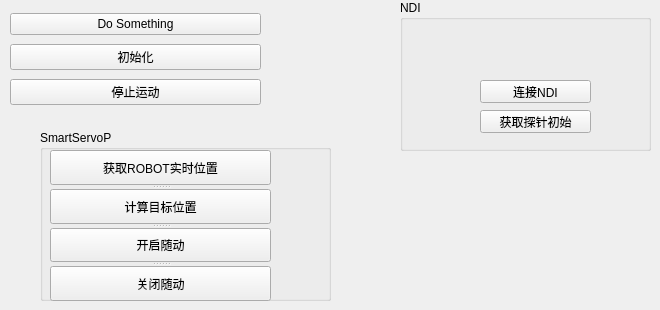
     <widget class="QWidget" name="tab">
      <attribute name="title">
       <string>初始化</string>
      </attribute>
      <widget class="QWidget" name="layoutWidget">
       <property name="geometry">
        <rect>
         <x>10</x>
         <y>10</y>
         <width>251</width>
         <height>100</height>
        </rect>
       </property>
       <layout class="QVBoxLayout" name="verticalLayout_2">
        <item>
         <widget class="QPushButton" name="buttonPerformImageProcessing">
          <property name="toolTip">
           <string>Do image processing</string>
          </property>
          <property name="text">
           <string>Do Something</string>
          </property>
         </widget>
        </item>
        <item>
         <widget class="QPushButton" name="pushButton_initDiana">
          <property name="text">
           <string>初始化</string>
          </property>
         </widget>
        </item>
        <item>
         <widget class="QPushButton" name="pushButton_stopDiana">
          <property name="text">
           <string>停止运动</string>
          </property>
         </widget>
        </item>
       </layout>
      </widget>
      <widget class="QGroupBox" name="groupBox_3">
       <property name="geometry">
        <rect>
         <x>400</x>
         <y>0</y>
         <width>251</width>
         <height>151</height>
        </rect>
       </property>
       <property name="title">
        <string>NDI</string>
       </property>
       <widget class="QPushButton" name="pushButton_connectVega">
        <property name="geometry">
         <rect>
          <x>80</x>
          <y>80</y>
          <width>111</width>
          <height>23</height>
         </rect>
        </property>
        <property name="toolTip">
         <string>Do image processing</string>
        </property>
        <property name="text">
         <string>连接NDI</string>
        </property>
       </widget>
       <widget class="QPushButton" name="pushButton_getProbeInit">
        <property name="geometry">
         <rect>
          <x>80</x>
          <y>110</y>
          <width>111</width>
          <height>23</height>
         </rect>
        </property>
        <property name="text">
         <string>获取探针初始</string>
        </property>
       </widget>
      </widget>
      <widget class="QGroupBox" name="groupBox_2">
       <property name="geometry">
        <rect>
         <x>40</x>
         <y>130</y>
         <width>291</width>
         <height>171</height>
        </rect>
       </property>
       <property name="title">
        <string>SmartServoP</string>
       </property>
       <widget class="QSplitter" name="splitter">
        <property name="geometry">
         <rect>
          <x>10</x>
          <y>20</y>
          <width>221</width>
          <height>151</height>
         </rect>
        </property>
        <property name="orientation">
         <enum>Qt::Vertical</enum>
        </property>
        <widget class="QPushButton" name="reciveData">
         <property name="text">
          <string>获取ROBOT实时位置</string>
         </property>
        </widget>
        <widget class="QPushButton" name="targetPoint">
         <property name="text">
          <string>计算目标位置</string>
         </property>
        </widget>
        <widget class="QPushButton" name="servopOn">
         <property name="text">
          <string>开启随动</string>
         </property>
        </widget>
        <widget class="QPushButton" name="closeServopOFF">
         <property name="text">
          <string>关闭随动</string>
         </property>
        </widget>
       </widget>
      </widget>
     </widget>
